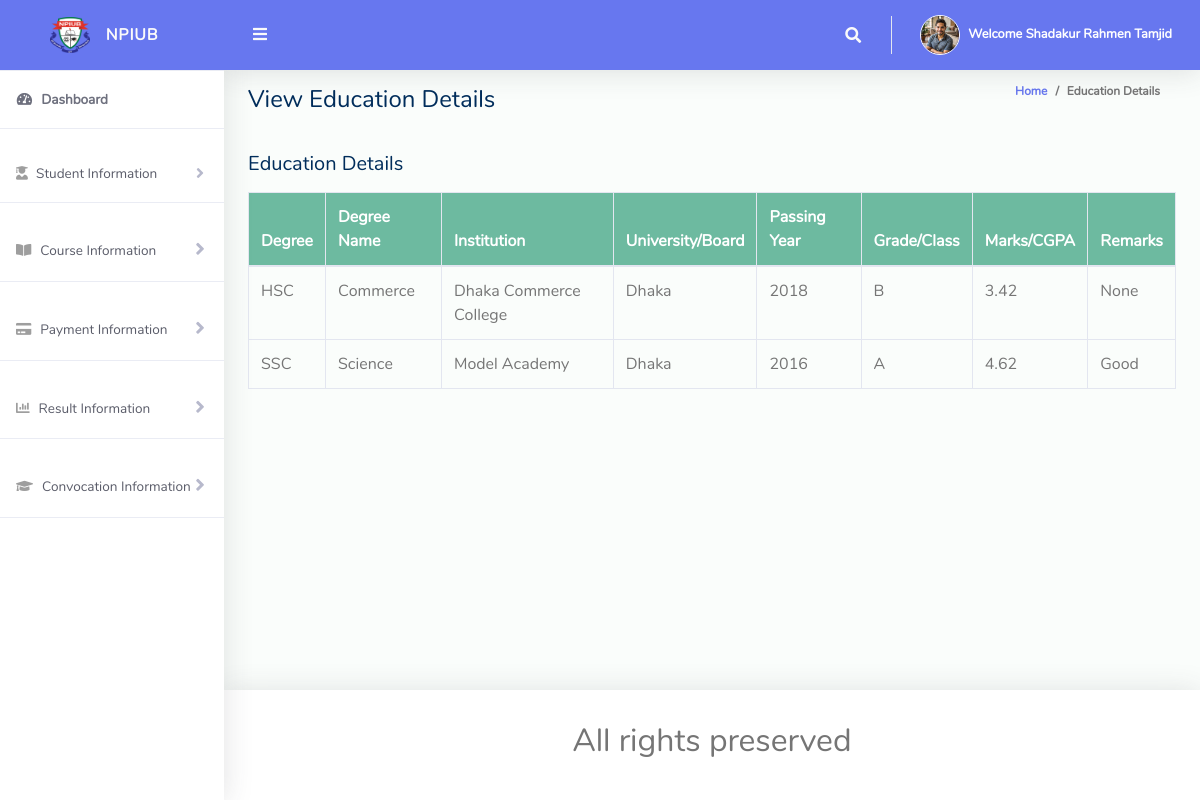
Page /Student/viewEducation.php (signed in) on the committed database.
### tables this page shows
CREATE TABLE `student` (
  `id` int(11) NOT NULL,
  `studentId` varchar(50) NOT NULL,
  `studentPassword` varchar(50) NOT NULL,
  `firstName` varchar(50) NOT NULL,
  `middleName` varchar(50) NOT NULL,
  `lastName` varchar(50) NOT NULL,
  `nickName` varchar(50) NOT NULL,
  `dob` varchar(50) NOT NULL,
  `birthPlace` varchar(100) NOT NULL,
  `gender` varchar(10) NOT NULL,
  `maritalStatus` varchar(20) NOT NULL,
  `bloodGroup` varchar(10) NOT NULL,
  `religion` varchar(50) NOT NULL,
  `nationality` varchar(30) NOT NULL,
  `nationalId` varchar(50) NOT NULL,
  `passportNo` varchar(50) NOT NULL,
  `socialNetworkId` varchar(50) NOT NULL,
  `IM` varchar(50) NOT NULL,
  `aboutStudent` text NOT NULL,
  `mobileNo` varchar(20) NOT NULL,
  `presentMobile` varchar(20) NOT NULL,
  `permanentMobile` varchar(20) NOT NULL,
  `email` varchar(50) NOT NULL,
  `alternativeEmail` varchar(50) NOT NULL,
  `imageUrl` varchar(100) NOT NULL,
  `presentAddress` varchar(100) NOT NULL,
  `presentPostOffice` varchar(30) NOT NULL,
  `presentPoliceStation` varchar(30) NOT NULL,
  `presentDistrictCity` varchar(30) NOT NULL,
  `presentDivisionState` varchar(30) NOT NULL,
  `presentCountry` varchar(30) NOT NULL,
  `presentZipCode` varchar(30) NOT NULL,
  `permanentAddress` varchar(100) NOT NULL,
  `permanentPostOffice` varchar(30) NOT NULL,
  `permanentPoliceStation` varchar(30) NOT NULL,
  `permanentDistrictCity` varchar(30) NOT NULL,
  `permanentDivisionState` varchar(30) NOT NULL,
  `permanentCountry` varchar(30) NOT NULL,
  `permanentZipCode` varchar(30) NOT NULL,
  `hostelAddress` varchar(100) NOT NULL,
  `messAddress` varchar(100) NOT NULL,
  `otherAddress` varchar(100) NOT NULL,
  `fatherName` varchar(50) NOT NULL,
  `fatherContactNo` varchar(20) NOT NULL,
  `fatherOccupation` varchar(50) NOT NULL,
  `fatherDesignation` varchar(30) NOT NULL,
  `fatherEmployerName` varchar(50) NOT NULL,
  `fatherAnnualIncome` varchar(10) NOT NULL,
  `motherName` varchar(50) NOT NULL,
  `motherContactNo` varchar(20) NOT NULL,
  `motherOccupation` varchar(50) NOT NULL,
  `motherDesignation` varchar(30) NOT NULL,
  `motherEmployerName` varchar(50) NOT NULL,
  `motherAnnualIncome` varchar(10) NOT NULL,
  `parentAddress` varchar(100) NOT NULL,
  `localGuardianName` varchar(50) NOT NULL,
  `localGuardianContactNo` varchar(20) NOT NULL,
  `relationWithLocalGuardian` varchar(30) NOT NULL,
  `localGuardianAddress` varchar(50) NOT NULL
);

CREATE TABLE `education` (
  `id` int(11) NOT NULL,
  `degree` varchar(30) NOT NULL,
  `degreeName` varchar(30) NOT NULL,
  `institution` varchar(50) NOT NULL,
  `universityBoard` varchar(100) NOT NULL,
  `passingYear` varchar(20) NOT NULL,
  `gradeClassDivision` varchar(10) NOT NULL,
  `marksCGPA` varchar(10) NOT NULL,
  `remarks` varchar(50) NOT NULL,
  `studentId` varchar(20) NOT NULL
);

### Student/viewEducation.php (the view, shortened to what this page needs)
<?php
include '../Includes/dbcon.php';
$studentId = $_SESSION['studentId'];
$query_education = "
SELECT degree, degreeName, institution, universityBoard, passingYear, gradeClassDivision, marksCGPA, remarks
FROM education
WHERE studentId = '$studentId'
";
$rs_education = $conn->query($query_education);
?>
<!DOCTYPE html>
<html lang="en">
<head>
    <link href="../vendor/fontawesome-free/css/all.min.css" rel="stylesheet" type="text/css">
    <link href="../vendor/bootstrap/css/bootstrap.min.css" rel="stylesheet" type="text/css">
    <link href="css/ruang-admin.min.css" rel="stylesheet">
</head>
<body>
    <div id="wrapper">
        <?php include "Includes/sidebar.php"; ?>
        <div id="content-wrapper" class="d-flex flex-column">
            <div id="content">
                <?php include "Includes/topbar.php"; ?>
                <div class="container-fluid" id="container-wrapper">
                    <div class="d-sm-flex align-items-center justify-content-between mb-4">
                        <h4 class="mb-0" style="color: #002D5B;">View Education Details</h4>
                        <ol class="breadcrumb">
                            <li class="breadcrumb-item"><a href="./">Home</a></li>
                            <li class="breadcrumb-item active" aria-current="page">Education Details</li>
                        </ol>
                    </div>
                    <div class="mt-4">
                        <h5 class="mb-3" style="color: #002D5B;">Education Details</h5>
                        <div class="table-responsive" style="overflow-x: auto;">
                            <table class="table table-bordered table-hover">
                                <thead style="background-color: #6dbaa0; color: white;">
                                    <tr>
                                        <th>Degree</th>
                                        <th>Degree Name</th>
                                        <th>Institution</th>
                                        <th>University/Board</th>
                                        <th>Passing Year</th>
                                        <th>Grade/Class</th>
                                        <th>Marks/CGPA</th>
                                        <th>Remarks</th>
                                    </tr>
                                </thead>
                                <tbody>
                                    <?php
                                    if ($rs_education->num_rows > 0) {
                                        while ($education = $rs_education->fetch_assoc()) {
                                            echo "
                        <tr>
                            <td>{$education['degree']}</td>
                            <td>{$education['degreeName']}</td>
                            <td>{$education['institution']}</td>
                            <td>{$education['universityBoard']}</td>
                            <td>{$education['passingYear']}</td>
                            <td>{$education['gradeClassDivision']}</td>
                            <td>{$education['marksCGPA']}</td>
                            <td>{$education['remarks']}</td>
                        </tr>
                        ";
                                        }
                                    } else {
                                        echo "
                    <tr>
                        <td colspan='8' class='text-center'>No education details found for the student</td>
                    </tr>
                    ";
                                    }
                                    ?>
                                </tbody>
                            </table>
                        </div>
                    </div>
                </div>
            </div>
            <?php include "Includes/footer.php"; ?>
        </div>
    </div>
</body>
</html>

### Student/Includes/topbar.php (shortened to what this page needs)
<?php
$query = "SELECT * FROM student WHERE id = " . $_SESSION['userId'] . "";
$rs = $conn->query($query);
$rows = $rs->fetch_assoc();
$fullName = $rows['firstName'] . " " . $rows['middleName'] . " " . $rows['lastName'];
$imageUrl = $rows['imageUrl'];
?>
<nav class="navbar navbar-expand navbar-light topbar static-top" style="background-color: #6777EF;">
  <button id="sidebarToggleTop" class="btn btn-link rounded-circle mr-3">
    <i class="fa fa-bars"></i>
  </button>
  <ul class="navbar-nav ml-auto">
    <li class="nav-item dropdown no-arrow">
      <a class="nav-link dropdown-toggle" href="#" id="searchDropdown" role="button" data-toggle="dropdown"
        aria-haspopup="true" aria-expanded="false">
        <i class="fas fa-search fa-fw"></i>
      </a>
    </li>
    <li class="nav-item dropdown no-arrow">
      <a class="nav-link dropdown-toggle" href="#" id="userDropdown" role="button" data-toggle="dropdown"
        aria-haspopup="true" aria-expanded="false">
        <img src="<?php echo htmlspecialchars('./img/' . ($imageUrl ?: 'default-profile.png')); ?>"
          alt="Profile Picture"
          class="img-profile rounded-circle"
          style="width: 40px; height: 40px; object-fit: cover;">
        <span class="ml-2 d-none d-lg-inline text-white small"><b>Welcome <?php echo $fullName; ?></b></span>
      </a>
    </li>
  </ul>
</nav>

### rows in the picture
student: imageUrl (picture), fullName "Shadakur Rahmen Tamjid"
education: degree "HSC", degreeName "Commerce", institution "Dhaka Commerce College", universityBoard "Dhaka", passingYear "2018", gradeClassDivision "B", marksCGPA "3.42", remarks "None"
education: degree "SSC", degreeName "Science", institution "Model Academy", universityBoard "Dhaka", passingYear "2016", gradeClassDivision "A", marksCGPA "4.62", remarks "Good"
